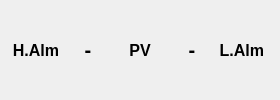
                            <widget class="QWidget" name="widget_5" native="true">
                             <property name="minimumSize">
                              <size>
                               <width>280</width>
                               <height>0</height>
                              </size>
                             </property>
                             <layout class="QHBoxLayout" name="horizontalLayout_12">
                              <property name="spacing">
                               <number>0</number>
                              </property>
                              <property name="leftMargin">
                               <number>10</number>
                              </property>
                              <property name="topMargin">
                               <number>0</number>
                              </property>
                              <property name="rightMargin">
                               <number>10</number>
                              </property>
                              <property name="bottomMargin">
                               <number>0</number>
                              </property>
                              <item>
                               <widget class="QLabel" name="label_78">
                                <property name="sizePolicy">
                                 <sizepolicy hsizetype="Preferred" vsizetype="Preferred">
                                  <horstretch>0</horstretch>
                                  <verstretch>0</verstretch>
                                 </sizepolicy>
                                </property>
                                <property name="font">
                                 <font>
                                  <pointsize>12</pointsize>
                                  <weight>75</weight>
                                  <italic>false</italic>
                                  <bold>true</bold>
                                 </font>
                                </property>
                                <property name="text">
                                 <string>H.Alm</string>
                                </property>
                                <property name="alignment">
                                 <set>Qt::AlignCenter</set>
                                </property>
                               </widget>
                              </item>
                              <item>
                               <widget class="QLabel" name="label_21">
                                <property name="font">
                                 <font>
                                  <family>Segoe UI</family>
                                  <pointsize>15</pointsize>
                                  <weight>75</weight>
                                  <bold>true</bold>
                                 </font>
                                </property>
                                <property name="styleSheet">
                                 <string notr="true">border: none;
</string>
                                </property>
                                <property name="text">
                                 <string>-</string>
                                </property>
                                <property name="alignment">
                                 <set>Qt::AlignCenter</set>
                                </property>
                               </widget>
                              </item>
                              <item>
                               <widget class="QLabel" name="label_79">
                                <property name="sizePolicy">
                                 <sizepolicy hsizetype="Preferred" vsizetype="Preferred">
                                  <horstretch>0</horstretch>
                                  <verstretch>0</verstretch>
                                 </sizepolicy>
                                </property>
                                <property name="font">
                                 <font>
                                  <pointsize>12</pointsize>
                                  <weight>75</weight>
                                  <italic>false</italic>
                                  <bold>true</bold>
                                 </font>
                                </property>
                                <property name="text">
                                 <string>PV</string>
                                </property>
                                <property name="alignment">
                                 <set>Qt::AlignCenter</set>
                                </property>
                               </widget>
                              </item>
                              <item>
                               <widget class="QLabel" name="label_22">
                                <property name="font">
                                 <font>
                                  <family>Segoe UI</family>
                                  <pointsize>15</pointsize>
                                  <weight>75</weight>
                                  <bold>true</bold>
                                 </font>
                                </property>
                                <property name="styleSheet">
                                 <string notr="true">border: none;
</string>
                                </property>
                                <property name="text">
                                 <string>-</string>
                                </property>
                                <property name="alignment">
                                 <set>Qt::AlignCenter</set>
                                </property>
                               </widget>
                              </item>
                              <item>
                               <widget class="QLabel" name="label_80">
                                <property name="sizePolicy">
                                 <sizepolicy hsizetype="Preferred" vsizetype="Preferred">
                                  <horstretch>0</horstretch>
                                  <verstretch>0</verstretch>
                                 </sizepolicy>
                                </property>
                                <property name="font">
                                 <font>
                                  <pointsize>12</pointsize>
                                  <weight>75</weight>
                                  <italic>false</italic>
                                  <bold>true</bold>
                                 </font>
                                </property>
                                <property name="text">
                                 <string>L.Alm </string>
                                </property>
                                <property name="alignment">
                                 <set>Qt::AlignCenter</set>
                                </property>
                               </widget>
                              </item>
                             </layout>
                            </widget>
